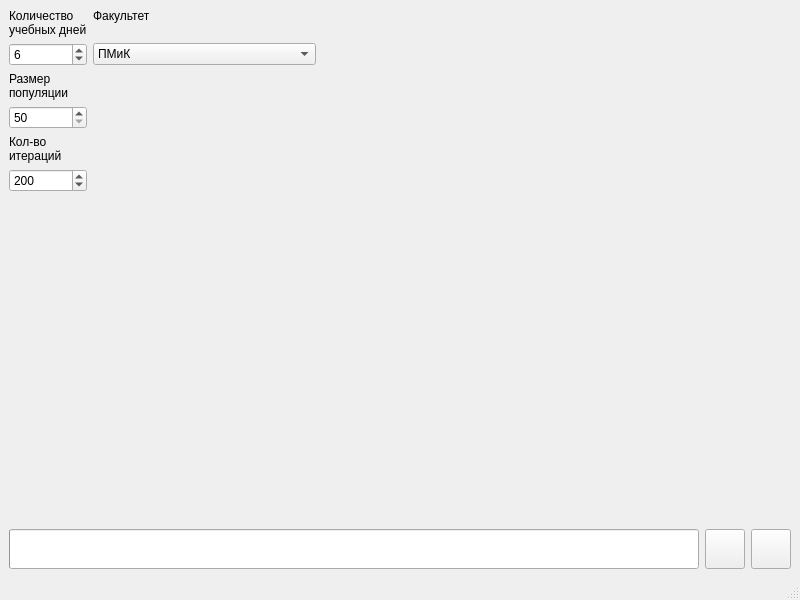
<?xml version="1.0" encoding="UTF-8"?>
<ui version="4.0">
 <class>CreateSchedule</class>
 <widget class="QMainWindow" name="CreateSchedule">
  <property name="geometry">
   <rect>
    <x>0</x>
    <y>0</y>
    <width>800</width>
    <height>600</height>
   </rect>
  </property>
  <property name="windowTitle">
   <string>MainWindow</string>
  </property>
  <widget class="QWidget" name="centralwidget">
   <layout class="QHBoxLayout" name="horizontalLayout_3">
    <item>
     <layout class="QVBoxLayout" name="verticalLayout_8">
      <item>
       <layout class="QHBoxLayout" name="horizontalLayout_2">
        <item>
         <layout class="QVBoxLayout" name="verticalLayout_7">
          <item>
           <layout class="QVBoxLayout" name="verticalLayout_5">
            <item>
             <layout class="QVBoxLayout" name="verticalLayout">
              <item>
               <widget class="QLabel" name="label">
                <property name="text">
                 <string>Количество
учебных дней</string>
                </property>
               </widget>
              </item>
              <item>
               <widget class="QSpinBox" name="quantityDay">
                <property name="minimum">
                 <number>1</number>
                </property>
                <property name="maximum">
                 <number>7</number>
                </property>
                <property name="value">
                 <number>6</number>
                </property>
               </widget>
              </item>
             </layout>
            </item>
            <item>
             <layout class="QVBoxLayout" name="verticalLayout_2">
              <item>
               <widget class="QLabel" name="label_2">
                <property name="text">
                 <string>Размер
популяции</string>
                </property>
               </widget>
              </item>
              <item>
               <widget class="QSpinBox" name="sizePopulation">
                <property name="minimum">
                 <number>50</number>
                </property>
                <property name="maximum">
                 <number>100</number>
                </property>
               </widget>
              </item>
             </layout>
            </item>
            <item>
             <layout class="QVBoxLayout" name="verticalLayout_3">
              <item>
               <widget class="QLabel" name="label_4">
                <property name="text">
                 <string>Кол-во
итераций</string>
                </property>
               </widget>
              </item>
              <item>
               <widget class="QSpinBox" name="spinBox">
                <property name="minimum">
                 <number>100</number>
                </property>
                <property name="maximum">
                 <number>1000</number>
                </property>
                <property name="value">
                 <number>200</number>
                </property>
               </widget>
              </item>
             </layout>
            </item>
           </layout>
          </item>
          <item>
           <spacer name="verticalSpacer_2">
            <property name="orientation">
             <enum>Qt::Vertical</enum>
            </property>
            <property name="sizeHint" stdset="0">
             <size>
              <width>20</width>
              <height>40</height>
             </size>
            </property>
           </spacer>
          </item>
         </layout>
        </item>
        <item>
         <layout class="QVBoxLayout" name="verticalLayout_6">
          <item>
           <layout class="QVBoxLayout" name="verticalLayout_4">
            <item>
             <widget class="QLabel" name="label_3">
              <property name="text">
               <string>Факультет
</string>
              </property>
             </widget>
            </item>
            <item>
             <widget class="QComboBox" name="selectFaculty">
              <property name="currentIndex">
               <number>6</number>
              </property>
              <item>
               <property name="text">
                <string comment="101">Биологический</string>
               </property>
              </item>
              <item>
               <property name="text">
                <string comment="102">Географии и геоэкологии</string>
               </property>
              </item>
              <item>
               <property name="text">
                <string comment="103">Исторический</string>
               </property>
              </item>
              <item>
               <property name="text">
                <string comment="104">Математический</string>
               </property>
              </item>
              <item>
               <property name="text">
                <string comment="105">Педагогический</string>
               </property>
              </item>
              <item>
               <property name="text">
                <string comment="106">ИЯиМК</string>
               </property>
              </item>
              <item>
               <property name="text">
                <string comment="107">ПМиК</string>
               </property>
              </item>
              <item>
               <property name="text">
                <string comment="108">Филологический</string>
               </property>
              </item>
              <item>
               <property name="text">
                <string comment="109">Психологии и социальной работы</string>
               </property>
              </item>
              <item>
               <property name="text">
                <string comment="110">Физической культуры</string>
               </property>
              </item>
              <item>
               <property name="text">
                <string comment="111">Физико-технический</string>
               </property>
              </item>
              <item>
               <property name="text">
                <string comment="112">Химико-технологический</string>
               </property>
              </item>
              <item>
               <property name="text">
                <string comment="113">Юридический</string>
               </property>
              </item>
              <item>
               <property name="text">
                <string comment="114">Экономический</string>
               </property>
              </item>
              <item>
               <property name="text">
                <string comment="115">Управления и социологии</string>
               </property>
              </item>
             </widget>
            </item>
           </layout>
          </item>
          <item>
           <spacer name="verticalSpacer">
            <property name="orientation">
             <enum>Qt::Vertical</enum>
            </property>
            <property name="sizeHint" stdset="0">
             <size>
              <width>20</width>
              <height>40</height>
             </size>
            </property>
           </spacer>
          </item>
         </layout>
        </item>
        <item>
         <spacer name="horizontalSpacer">
          <property name="orientation">
           <enum>Qt::Horizontal</enum>
          </property>
          <property name="sizeHint" stdset="0">
           <size>
            <width>40</width>
            <height>20</height>
           </size>
          </property>
         </spacer>
        </item>
       </layout>
      </item>
      <item>
       <layout class="QHBoxLayout" name="horizontalLayout">
        <item>
         <widget class="QProgressBar" name="progressBar">
          <property name="minimumSize">
           <size>
            <width>0</width>
            <height>40</height>
           </size>
          </property>
          <property name="maximumSize">
           <size>
            <width>16777215</width>
            <height>40</height>
           </size>
          </property>
          <property name="toolTip">
           <string>Ход выполнения построения расписания</string>
          </property>
          <property name="maximum">
           <number>1000</number>
          </property>
          <property name="value">
           <number>0</number>
          </property>
          <property name="orientation">
           <enum>Qt::Horizontal</enum>
          </property>
          <property name="invertedAppearance">
           <bool>false</bool>
          </property>
          <property name="format">
           <string/>
          </property>
         </widget>
        </item>
        <item>
         <widget class="QPushButton" name="createSchedule">
          <property name="minimumSize">
           <size>
            <width>40</width>
            <height>40</height>
           </size>
          </property>
          <property name="maximumSize">
           <size>
            <width>40</width>
            <height>40</height>
           </size>
          </property>
          <property name="toolTip">
           <string>&lt;html&gt;&lt;head/&gt;&lt;body&gt;&lt;p&gt;Начать создание расписания&lt;/p&gt;&lt;/body&gt;&lt;/html&gt;</string>
          </property>
          <property name="text">
           <string/>
          </property>
          <property name="icon">
           <iconset resource="image.qrc">
            <normaloff>:/icon/glyphicons-424-git-create.png</normaloff>:/icon/glyphicons-424-git-create.png</iconset>
          </property>
          <property name="iconSize">
           <size>
            <width>30</width>
            <height>30</height>
           </size>
          </property>
         </widget>
        </item>
        <item>
         <widget class="QPushButton" name="pushButton">
          <property name="minimumSize">
           <size>
            <width>40</width>
            <height>40</height>
           </size>
          </property>
          <property name="maximumSize">
           <size>
            <width>40</width>
            <height>40</height>
           </size>
          </property>
          <property name="text">
           <string/>
          </property>
          <property name="icon">
           <iconset resource="image.qrc">
            <normaloff>:/icon/glyphicons-517-menu-hamburger.png</normaloff>:/icon/glyphicons-517-menu-hamburger.png</iconset>
          </property>
          <property name="iconSize">
           <size>
            <width>30</width>
            <height>30</height>
           </size>
          </property>
         </widget>
        </item>
       </layout>
      </item>
     </layout>
    </item>
   </layout>
   <zorder></zorder>
   <zorder>pushButton</zorder>
  </widget>
  <widget class="QMenuBar" name="menubar">
   <property name="geometry">
    <rect>
     <x>0</x>
     <y>0</y>
     <width>800</width>
     <height>21</height>
    </rect>
   </property>
  </widget>
  <widget class="QStatusBar" name="statusbar"/>
 </widget>
 <resources>
  <include location="image.qrc"/>
 </resources>
 <connections/>
</ui>
